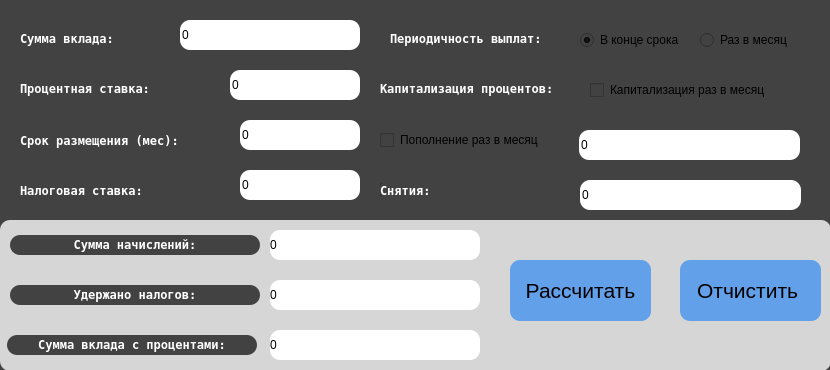
<?xml version="1.0" encoding="UTF-8"?>
<ui version="4.0">
 <class>Deposit</class>
 <widget class="QWidget" name="Deposit">
  <property name="geometry">
   <rect>
    <x>0</x>
    <y>0</y>
    <width>830</width>
    <height>370</height>
   </rect>
  </property>
  <property name="minimumSize">
   <size>
    <width>830</width>
    <height>370</height>
   </size>
  </property>
  <property name="maximumSize">
   <size>
    <width>830</width>
    <height>370</height>
   </size>
  </property>
  <property name="windowTitle">
   <string>Deposit calculator</string>
  </property>
  <property name="styleSheet">
   <string notr="true">border-radius:10px;
background-color: rgb(66, 66, 66)</string>
  </property>
  <widget class="QLabel" name="label_13">
   <property name="geometry">
    <rect>
     <x>340</x>
     <y>180</y>
     <width>16</width>
     <height>16</height>
    </rect>
   </property>
   <property name="styleSheet">
    <string notr="true">border-radius:10px;
background-color: rgb(255, 255, 255);
color: rgb(0, 0, 0)</string>
   </property>
   <property name="text">
    <string>%</string>
   </property>
  </widget>
  <widget class="QLabel" name="label_4">
   <property name="geometry">
    <rect>
     <x>20</x>
     <y>180</y>
     <width>151</width>
     <height>20</height>
    </rect>
   </property>
   <property name="font">
    <font>
     <family>Andale Mono</family>
     <bold>true</bold>
    </font>
   </property>
   <property name="styleSheet">
    <string notr="true">color: rgb(255, 255, 255)</string>
   </property>
   <property name="text">
    <string>Налоговая ставка:</string>
   </property>
  </widget>
  <widget class="QLineEdit" name="line_summ">
   <property name="geometry">
    <rect>
     <x>180</x>
     <y>20</y>
     <width>180</width>
     <height>30</height>
    </rect>
   </property>
   <property name="styleSheet">
    <string notr="true">border-radius:10px;
background-color: rgb(255, 255, 255);
color: rgb(0, 0, 0)</string>
   </property>
   <property name="text">
    <string>0</string>
   </property>
  </widget>
  <widget class="QLabel" name="label_res">
   <property name="geometry">
    <rect>
     <x>270</x>
     <y>330</y>
     <width>210</width>
     <height>30</height>
    </rect>
   </property>
   <property name="styleSheet">
    <string notr="true">border-radius:10px;
background-color: rgb(255, 255, 255);
color: rgb(0, 0, 0)</string>
   </property>
   <property name="text">
    <string>0</string>
   </property>
  </widget>
  <widget class="QCheckBox" name="checkBox_sub">
   <property name="geometry">
    <rect>
     <x>380</x>
     <y>180</y>
     <width>181</width>
     <height>20</height>
    </rect>
   </property>
   <property name="text">
    <string>Снятие раз в месяц</string>
   </property>
  </widget>
  <widget class="QRadioButton" name="radioButton_periodicity_payments">
   <property name="geometry">
    <rect>
     <x>580</x>
     <y>30</y>
     <width>111</width>
     <height>20</height>
    </rect>
   </property>
   <property name="text">
    <string>В конце срока</string>
   </property>
   <property name="checked">
    <bool>true</bool>
   </property>
  </widget>
  <widget class="QPushButton" name="pushButton_res">
   <property name="geometry">
    <rect>
     <x>510</x>
     <y>260</y>
     <width>141</width>
     <height>61</height>
    </rect>
   </property>
   <property name="font">
    <font>
     <pointsize>16</pointsize>
     <bold>false</bold>
    </font>
   </property>
   <property name="styleSheet">
    <string notr="true">QPushButton{
border-radius:10px;
background-color: rgb(98, 160, 234);
color: rgb(0, 0, 0);
}
QPushButton:hover {
    background-color : rgb(44, 96, 137);
}
QPushButton:pressed {
    background-color : rgb(33, 33, 33);
}


</string>
   </property>
   <property name="text">
    <string>Рассчитать</string>
   </property>
  </widget>
  <widget class="QLabel" name="label_5">
   <property name="geometry">
    <rect>
     <x>380</x>
     <y>80</y>
     <width>241</width>
     <height>16</height>
    </rect>
   </property>
   <property name="font">
    <font>
     <family>Andale Mono</family>
     <bold>true</bold>
    </font>
   </property>
   <property name="styleSheet">
    <string notr="true">color: rgb(255, 255, 255)</string>
   </property>
   <property name="text">
    <string>Капитализация процентов:</string>
   </property>
  </widget>
  <widget class="QLabel" name="label_14">
   <property name="geometry">
    <rect>
     <x>340</x>
     <y>80</y>
     <width>16</width>
     <height>16</height>
    </rect>
   </property>
   <property name="styleSheet">
    <string notr="true">border-radius:10px;
background-color: rgb(255, 255, 255);
color: rgb(0, 0, 0)</string>
   </property>
   <property name="text">
    <string>%</string>
   </property>
  </widget>
  <widget class="QLabel" name="label_7">
   <property name="geometry">
    <rect>
     <x>390</x>
     <y>30</y>
     <width>201</width>
     <height>16</height>
    </rect>
   </property>
   <property name="font">
    <font>
     <family>Andale Mono</family>
     <bold>true</bold>
    </font>
   </property>
   <property name="styleSheet">
    <string notr="true">color: rgb(255, 255, 255)</string>
   </property>
   <property name="text">
    <string>Периодичность выплат:</string>
   </property>
  </widget>
  <widget class="QLineEdit" name="line_sub">
   <property name="geometry">
    <rect>
     <x>580</x>
     <y>180</y>
     <width>221</width>
     <height>30</height>
    </rect>
   </property>
   <property name="styleSheet">
    <string notr="true">border-radius:10px;
background-color: rgb(255, 255, 255);
color: rgb(0, 0, 0)</string>
   </property>
   <property name="text">
    <string>0</string>
   </property>
  </widget>
  <widget class="QPushButton" name="clear_Button">
   <property name="geometry">
    <rect>
     <x>680</x>
     <y>260</y>
     <width>141</width>
     <height>61</height>
    </rect>
   </property>
   <property name="font">
    <font>
     <pointsize>16</pointsize>
     <bold>false</bold>
    </font>
   </property>
   <property name="styleSheet">
    <string notr="true">QPushButton{
border-radius:10px;
background-color: rgb(98, 160, 234);
color: rgb(0, 0, 0);
}
QPushButton:hover {
    background-color : rgb(44, 96, 137);
}
QPushButton:pressed {
    background-color : rgb(33, 33, 33);
}


</string>
   </property>
   <property name="text">
    <string>Отчистить </string>
   </property>
  </widget>
  <widget class="QLabel" name="label_9">
   <property name="geometry">
    <rect>
     <x>10</x>
     <y>235</y>
     <width>250</width>
     <height>20</height>
    </rect>
   </property>
   <property name="font">
    <font>
     <family>Andale Mono</family>
     <bold>true</bold>
    </font>
   </property>
   <property name="layoutDirection">
    <enum>Qt::RightToLeft</enum>
   </property>
   <property name="styleSheet">
    <string notr="true">border-radius:10px;
color: rgb(255, 255, 255)</string>
   </property>
   <property name="text">
    <string>&lt;html&gt;&lt;head/&gt;&lt;body&gt;&lt;p align=&quot;center&quot;&gt;Сумма начислений:&lt;/p&gt;&lt;/body&gt;&lt;/html&gt;</string>
   </property>
  </widget>
  <widget class="QLabel" name="label_accrued_interest">
   <property name="geometry">
    <rect>
     <x>270</x>
     <y>230</y>
     <width>210</width>
     <height>30</height>
    </rect>
   </property>
   <property name="styleSheet">
    <string notr="true">border-radius:10px;
background-color: rgb(255, 255, 255);
color: rgb(0, 0, 0)</string>
   </property>
   <property name="text">
    <string>0</string>
   </property>
  </widget>
  <widget class="QLineEdit" name="line_n">
   <property name="geometry">
    <rect>
     <x>240</x>
     <y>120</y>
     <width>120</width>
     <height>30</height>
    </rect>
   </property>
   <property name="styleSheet">
    <string notr="true">border-radius:10px;
background-color: rgb(255, 255, 255);
color: rgb(0, 0, 0)</string>
   </property>
   <property name="text">
    <string>0</string>
   </property>
  </widget>
  <widget class="QLabel" name="label">
   <property name="geometry">
    <rect>
     <x>20</x>
     <y>30</y>
     <width>131</width>
     <height>16</height>
    </rect>
   </property>
   <property name="font">
    <font>
     <family>Andale Mono</family>
     <bold>true</bold>
    </font>
   </property>
   <property name="styleSheet">
    <string notr="true">color: rgb(255, 255, 255)</string>
   </property>
   <property name="text">
    <string>Сумма вклада:</string>
   </property>
  </widget>
  <widget class="QLabel" name="label_10">
   <property name="geometry">
    <rect>
     <x>7</x>
     <y>335</y>
     <width>250</width>
     <height>20</height>
    </rect>
   </property>
   <property name="font">
    <font>
     <family>Andale Mono</family>
     <bold>true</bold>
    </font>
   </property>
   <property name="layoutDirection">
    <enum>Qt::RightToLeft</enum>
   </property>
   <property name="styleSheet">
    <string notr="true">color: rgb(255, 255, 255)</string>
   </property>
   <property name="text">
    <string>&lt;html&gt;&lt;head/&gt;&lt;body&gt;&lt;p align=&quot;center&quot;&gt;Сумма вклада с процентами:&lt;/p&gt;&lt;/body&gt;&lt;/html&gt;</string>
   </property>
  </widget>
  <widget class="QLabel" name="label_2">
   <property name="geometry">
    <rect>
     <x>20</x>
     <y>80</y>
     <width>181</width>
     <height>16</height>
    </rect>
   </property>
   <property name="font">
    <font>
     <family>Andale Mono</family>
     <bold>true</bold>
    </font>
   </property>
   <property name="styleSheet">
    <string notr="true">color: rgb(255, 255, 255)</string>
   </property>
   <property name="text">
    <string>Процентная ставка:</string>
   </property>
  </widget>
  <widget class="QCheckBox" name="checkBox_add">
   <property name="geometry">
    <rect>
     <x>380</x>
     <y>130</y>
     <width>181</width>
     <height>20</height>
    </rect>
   </property>
   <property name="text">
    <string>Пополнение раз в месяц</string>
   </property>
  </widget>
  <widget class="QLabel" name="label_6">
   <property name="geometry">
    <rect>
     <x>380</x>
     <y>180</y>
     <width>151</width>
     <height>20</height>
    </rect>
   </property>
   <property name="font">
    <font>
     <family>Andale Mono</family>
     <bold>true</bold>
    </font>
   </property>
   <property name="styleSheet">
    <string notr="true">color: rgb(255, 255, 255)</string>
   </property>
   <property name="text">
    <string>Снятия:</string>
   </property>
  </widget>
  <widget class="QLineEdit" name="line_tax">
   <property name="geometry">
    <rect>
     <x>240</x>
     <y>170</y>
     <width>120</width>
     <height>30</height>
    </rect>
   </property>
   <property name="styleSheet">
    <string notr="true">border-radius:10px;
background-color: rgb(255, 255, 255);
color: rgb(0, 0, 0)</string>
   </property>
   <property name="text">
    <string>0</string>
   </property>
  </widget>
  <widget class="QRadioButton" name="radioButton_periodicity_payments_on">
   <property name="geometry">
    <rect>
     <x>700</x>
     <y>30</y>
     <width>111</width>
     <height>20</height>
    </rect>
   </property>
   <property name="text">
    <string>Раз в месяц</string>
   </property>
  </widget>
  <widget class="QLineEdit" name="line_add">
   <property name="geometry">
    <rect>
     <x>579</x>
     <y>130</y>
     <width>221</width>
     <height>30</height>
    </rect>
   </property>
   <property name="styleSheet">
    <string notr="true">border-radius:10px;
background-color: rgb(255, 255, 255);
color: rgb(0, 0, 0)</string>
   </property>
   <property name="text">
    <string>0</string>
   </property>
  </widget>
  <widget class="QLabel" name="label_3">
   <property name="geometry">
    <rect>
     <x>20</x>
     <y>130</y>
     <width>211</width>
     <height>20</height>
    </rect>
   </property>
   <property name="font">
    <font>
     <family>Andale Mono</family>
     <bold>true</bold>
    </font>
   </property>
   <property name="styleSheet">
    <string notr="true">color: rgb(255, 255, 255)</string>
   </property>
   <property name="text">
    <string>Срок размещения (мес):</string>
   </property>
  </widget>
  <widget class="QLabel" name="label_12">
   <property name="geometry">
    <rect>
     <x>0</x>
     <y>220</y>
     <width>831</width>
     <height>151</height>
    </rect>
   </property>
   <property name="minimumSize">
    <size>
     <width>831</width>
     <height>151</height>
    </size>
   </property>
   <property name="maximumSize">
    <size>
     <width>831</width>
     <height>151</height>
    </size>
   </property>
   <property name="styleSheet">
    <string notr="true">background-color: rgb(214, 214, 214);
border-radius:10px;
color: rgb(0, 0, 0)</string>
   </property>
   <property name="text">
    <string/>
   </property>
  </widget>
  <widget class="QLabel" name="label_tax">
   <property name="geometry">
    <rect>
     <x>270</x>
     <y>280</y>
     <width>210</width>
     <height>30</height>
    </rect>
   </property>
   <property name="styleSheet">
    <string notr="true">border-radius:10px;
background-color: rgb(255, 255, 255);
color: rgb(0, 0, 0)</string>
   </property>
   <property name="text">
    <string>0</string>
   </property>
  </widget>
  <widget class="QCheckBox" name="checkBox_capitalization">
   <property name="geometry">
    <rect>
     <x>590</x>
     <y>80</y>
     <width>211</width>
     <height>20</height>
    </rect>
   </property>
   <property name="text">
    <string>Капитализация раз в месяц</string>
   </property>
  </widget>
  <widget class="QLabel" name="label_11">
   <property name="geometry">
    <rect>
     <x>10</x>
     <y>285</y>
     <width>250</width>
     <height>20</height>
    </rect>
   </property>
   <property name="font">
    <font>
     <family>Andale Mono</family>
     <bold>true</bold>
    </font>
   </property>
   <property name="layoutDirection">
    <enum>Qt::RightToLeft</enum>
   </property>
   <property name="styleSheet">
    <string notr="true">border-radius:10px;
color: rgb(255, 255, 255)</string>
   </property>
   <property name="text">
    <string>&lt;html&gt;&lt;head/&gt;&lt;body&gt;&lt;p align=&quot;center&quot;&gt;Удержано налогов:&lt;/p&gt;&lt;/body&gt;&lt;/html&gt;</string>
   </property>
  </widget>
  <widget class="QLineEdit" name="line_interest_rate">
   <property name="geometry">
    <rect>
     <x>230</x>
     <y>70</y>
     <width>130</width>
     <height>30</height>
    </rect>
   </property>
   <property name="styleSheet">
    <string notr="true">border-radius:10px;
background-color: rgb(255, 255, 255);
color: rgb(0, 0, 0)</string>
   </property>
   <property name="text">
    <string>0</string>
   </property>
  </widget>
  <zorder>label_12</zorder>
  <zorder>label_13</zorder>
  <zorder>label_4</zorder>
  <zorder>line_summ</zorder>
  <zorder>label_res</zorder>
  <zorder>checkBox_sub</zorder>
  <zorder>pushButton_res</zorder>
  <zorder>label_5</zorder>
  <zorder>label_14</zorder>
  <zorder>label_7</zorder>
  <zorder>line_sub</zorder>
  <zorder>clear_Button</zorder>
  <zorder>label_9</zorder>
  <zorder>label_accrued_interest</zorder>
  <zorder>line_n</zorder>
  <zorder>label</zorder>
  <zorder>label_10</zorder>
  <zorder>label_2</zorder>
  <zorder>checkBox_add</zorder>
  <zorder>label_6</zorder>
  <zorder>line_tax</zorder>
  <zorder>line_add</zorder>
  <zorder>label_3</zorder>
  <zorder>label_tax</zorder>
  <zorder>checkBox_capitalization</zorder>
  <zorder>label_11</zorder>
  <zorder>line_interest_rate</zorder>
  <zorder>radioButton_periodicity_payments_on</zorder>
  <zorder>radioButton_periodicity_payments</zorder>
 </widget>
 <resources/>
 <connections/>
</ui>
